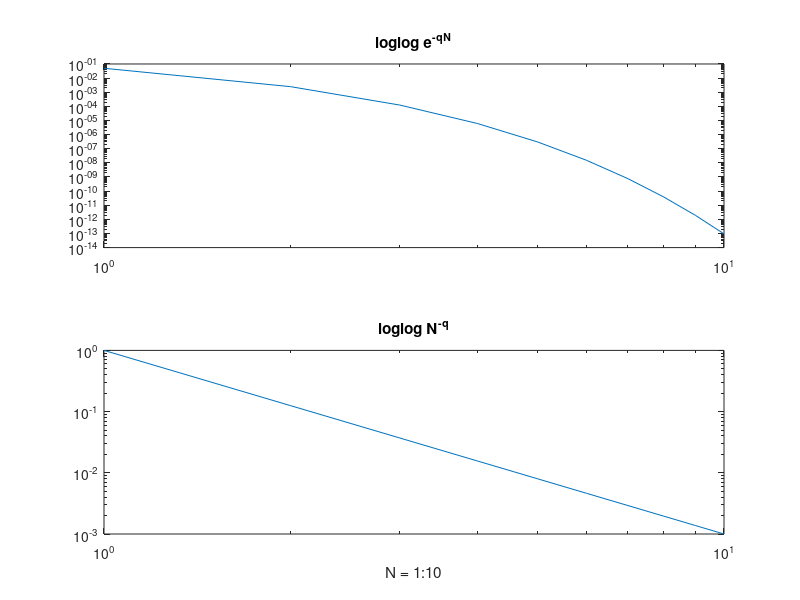

Source code (MATLAB):
% Fråga: Vad menas med ett exponentiellt avtagande? 
% I en log-log plot: 
% 1) plotta e^(−qN) mot N för något q 
% 2) plotta N^(−q) mot N. 
% Hur ser kurvorna ut?

clearvars, clc, close all

q = 3;
N = 1:10;

f1 = @(N) exp(-q.*N);
f2 = @(N) N.^(-q);

subplot(2,1,1)
loglog(N, f1(N))
title("loglog e^{-qN}")

subplot(2,1,2)
loglog(N, f2(N))
title("loglog N^{-q}")
xlabel("N = 1:10")

% Med epononetiellt avtagande menas:
% Att potentialvärdet ökas exponentiellt, vilket syns i översta figur.
% I nedersta figur ser vi potentialvärdet är konstant.
